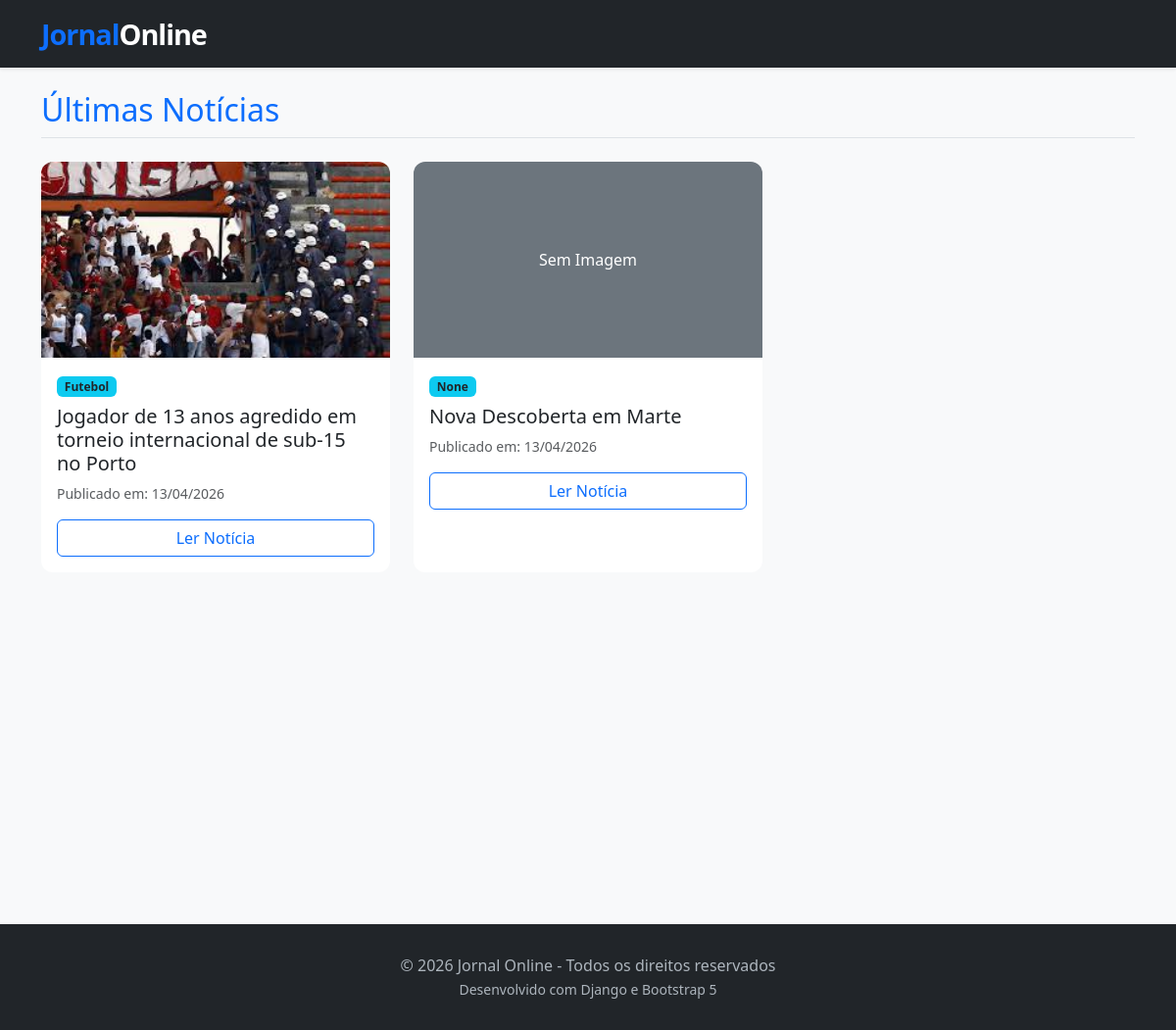
The page / on the database its author committed.
### jornal/models.py (models this page shows, shortened)
class Artigo(models.Model):
    titulo = models.CharField(max_length=200)
    categoria = models.ForeignKey(Categoria, on_delete=models.SET_NULL, null=True, blank=True)
    corpo = models.TextField()
    data_publicacao = models.DateTimeField(auto_now_add=True)
    visualizacoes = models.PositiveIntegerField(default=0)
    imagem = models.ImageField(upload_to='noticias/', null=True, blank=True)

class Categoria(models.Model):
    nome = models.CharField(max_length=100)
    def __str__(self):
        return self.nome

### jornal/views.py (the view)
# urls.py: path('', views.lista_artigos, name='lista_artigos'),
def lista_artigos(request):
    artigos = Artigo.objects.all().order_by('-data_publicacao')
    return render(request, 'jornal/lista_artigos.html', {'artigos': artigos})

### jornal/templates/jornal/lista_artigos.html
{% extends 'jornal/base.html' %}
{% block content %}
    <h2 class="mb-4 text-primary border-bottom pb-2">Últimas Notícias</h2>
    <div class="row">
        {% for artigo in artigos %}
            <div class="col-md-4 mb-4">
                <div class="card h-100">
                    {% if artigo.imagem %}
                        <img src="{{ artigo.imagem.url }}" class="card-img-top" alt="{{ artigo.titulo }}" style="height: 200px; object-fit: cover;">
                    {% else %}
                        <div class="bg-secondary text-white d-flex align-items-center justify-content-center" style="height: 200px;">
                            <span>Sem Imagem</span>
                        </div>
                    {% endif %}
                    <div class="card-body">
                        <span class="badge bg-info text-dark mb-2">{{ artigo.categoria }}</span>
                        <h5 class="card-title">{{ artigo.titulo }}</h5>
                        <p class="card-text text-muted small">
                            Publicado em: {{ artigo.data_publicacao|date:"d/m/Y" }}
                        </p>
                        <a href="{% url 'detalhe_artigo' artigo.id %}" class="btn btn-outline-primary w-100">Ler Notícia</a>
                    </div>
                </div>
            </div>
        {% empty %}
            <div class="col-12 text-center py-5">
                <h3>Ainda não há notícias publicadas.</h3>
            </div>
        {% endfor %}
    </div>
{% endblock %}

### jornal/templates/jornal/base.html (style rules this page uses)
body { background-color: #f8f9fa; font-family: 'Segoe UI', Tahoma, Geneva, Verdana, sans-serif; }
.card { transition: transform 0.2s, box-shadow 0.2s; border: none; border-radius: 12px; overflow: hidden; }

### rows shown on the page
Artigo: imagem (picture), categoria "Futebol", titulo "Jogador de 13 anos agredido em torneio internacional de sub-15 no Porto", data_publicacao "13/04/2026"
Artigo: shows "Sem Imagem", categoria "None", titulo "Nova Descoberta em Marte", data_publicacao "13/04/2026"
